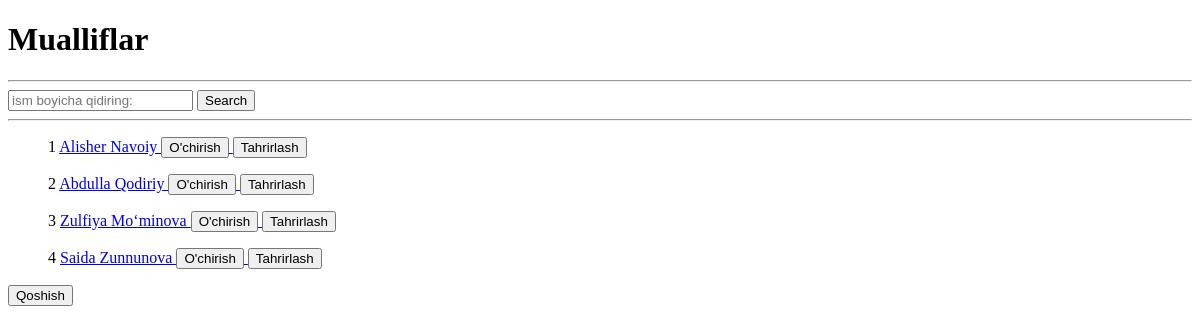
The page /mualliflar/ on the database as committed earlier.
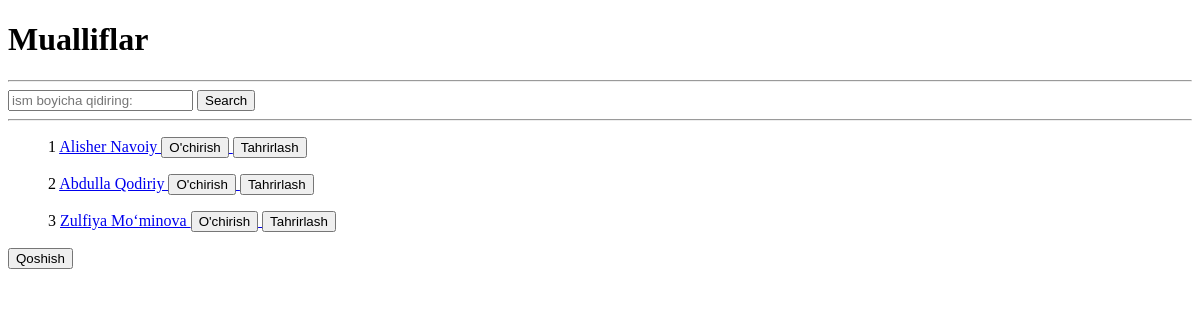
The same page on the database as committed later.
### main/models.py (models this page shows, shortened)
class Muallif(models.Model):
    ism=models.CharField(max_length=30)
    jins=models.CharField(choices=(('ayol','Ayol'),('erkak','Erkak')))
    tugilgan_sana=models.CharField(default=30)
    kitob_soni=models.PositiveSmallIntegerField()
    tirik=models.BooleanField(default=False)

### main/views.py (the view)
# urls.py: path('mualliflar/',muallif_views),
def muallif_views(request):
    mualliflar=Muallif.objects.all()
    search = request.GET.get('search')
    if search:
        mualliflar = Muallif.objects.filter(ism__contains=search)
    context={
        'mualliflar':mualliflar,
    }
    return render(request,'mualliflar.html',context)

### Template/mualliflar.html (shortened to what this page needs)
<!DOCTYPE html>
<html lang="en">
<head>
</head>
<body>
    <h1>Mualliflar</h1>
    <hr>
<form>
    <input type="text"  name="search" placeholder="ism boyicha qidiring: ">
    <button>Search</button>
</form>
<hr>
<ol>
        {% for muallif in mualliflar %}
    <p>
        {{forloop.counter}}
        <a href="/muallif/{{muallif.id}}/">
        {{muallif.ism}}
            </a>
        <a href="/mualliflar/{{muallif.id}}/delete/">
            <button>O'chirish</button>
        </a>
        <a href="/muallif/{{muallif.id}}/update/">
<button> Tahrirlash</button>
</a>
        </p>
        {% endfor %}
    </ol>
<form method="post">
    <button>Qoshish</button>
</form>
</body>
</html>

Rows that differ between the two databases and show on the page:
removed Muallif: ism "Saida Zunnunova"
